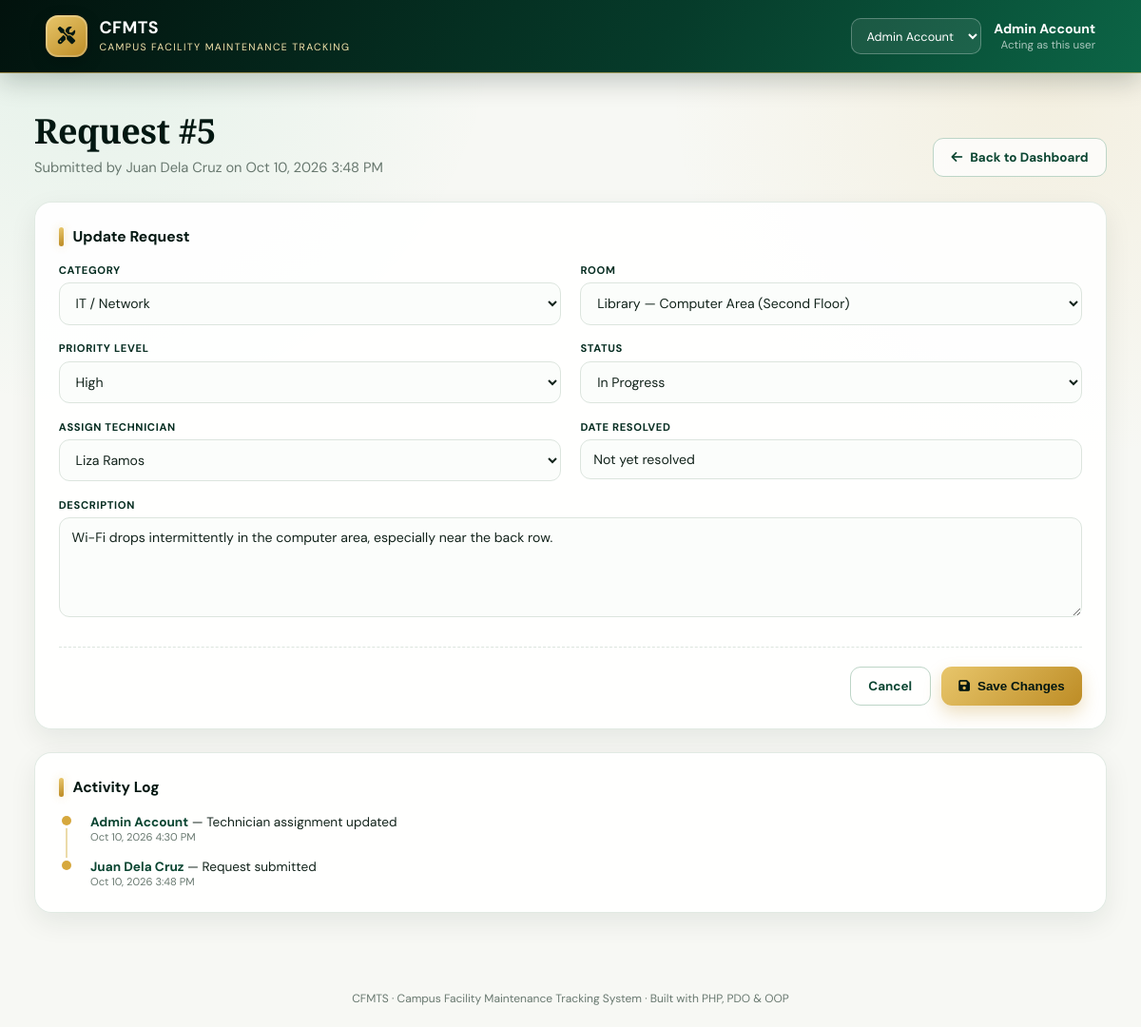
/edit.php?id=5, run on the app's committed database.
### tables this page shows
CREATE TABLE users (
  user_id    INT AUTO_INCREMENT NOT NULL,
  full_name  VARCHAR(100) NOT NULL,
  email      VARCHAR(120) NOT NULL,
  role_id    INT NOT NULL,
  created_at TIMESTAMP NOT NULL DEFAULT CURRENT_TIMESTAMP,
  PRIMARY KEY (user_id),
  UNIQUE KEY uq_users_email (email),
  KEY idx_users_role (role_id),
  CONSTRAINT fk_users_role FOREIGN KEY (role_id)
    REFERENCES roles (role_id) ON UPDATE CASCADE ON DELETE RESTRICT
);

CREATE TABLE maintenance_requests (
  request_id     INT AUTO_INCREMENT NOT NULL,
  requester_id   INT NOT NULL,
  room_id        INT NOT NULL,
  category_id    INT NOT NULL,
  description    TEXT NOT NULL,
  priority_level ENUM('Low','Medium','High','Urgent') NOT NULL DEFAULT 'Medium',
  status         ENUM('Pending','In Progress','Completed','Cancelled') NOT NULL DEFAULT 'Pending',
  date_submitted DATETIME NOT NULL DEFAULT CURRENT_TIMESTAMP,
  date_resolved  DATETIME NULL DEFAULT NULL,
  PRIMARY KEY (request_id),
  KEY idx_mr_requester (requester_id),
  KEY idx_mr_room (room_id),
  KEY idx_mr_category (category_id),
  KEY idx_mr_status (status),
  CONSTRAINT fk_mr_requester FOREIGN KEY (requester_id)
    REFERENCES users (user_id) ON UPDATE CASCADE ON DELETE RESTRICT,
  CONSTRAINT fk_mr_room FOREIGN KEY (room_id)
    REFERENCES rooms (room_id) ON UPDATE CASCADE ON DELETE RESTRICT,
  CONSTRAINT fk_mr_category FOREIGN KEY (category_id)
    REFERENCES categories (category_id) ON UPDATE CASCADE ON DELETE RESTRICT
);

CREATE TABLE rooms (
  room_id     INT AUTO_INCREMENT NOT NULL,
  building_id INT NOT NULL,
  room_number VARCHAR(30) NOT NULL,
  floor_level VARCHAR(30) NOT NULL,
  PRIMARY KEY (room_id),
  KEY idx_rooms_building (building_id),
  CONSTRAINT fk_rooms_building FOREIGN KEY (building_id)
    REFERENCES buildings (building_id) ON UPDATE CASCADE ON DELETE RESTRICT
);

CREATE TABLE buildings (
  building_id   INT AUTO_INCREMENT NOT NULL,
  building_name VARCHAR(100) NOT NULL,
  PRIMARY KEY (building_id),
  UNIQUE KEY uq_buildings_name (building_name)
);

CREATE TABLE request_assignments (
  assignment_id INT AUTO_INCREMENT NOT NULL,
  request_id    INT NOT NULL,
  technician_id INT NOT NULL,
  assigned_date DATETIME NOT NULL DEFAULT CURRENT_TIMESTAMP,
  PRIMARY KEY (assignment_id),
  KEY idx_ra_request (request_id),
  KEY idx_ra_technician (technician_id),
  CONSTRAINT fk_ra_request FOREIGN KEY (request_id)
    REFERENCES maintenance_requests (request_id) ON UPDATE CASCADE ON DELETE CASCADE,
  CONSTRAINT fk_ra_technician FOREIGN KEY (technician_id)
    REFERENCES users (user_id) ON UPDATE CASCADE ON DELETE RESTRICT
);

CREATE TABLE activity_logs (
  log_id        INT AUTO_INCREMENT NOT NULL,
  request_id    INT NOT NULL,
  user_id       INT NULL,
  action_taken  VARCHAR(255) NOT NULL,
  `timestamp`   DATETIME NOT NULL DEFAULT CURRENT_TIMESTAMP,
  PRIMARY KEY (log_id),
  KEY idx_al_request (request_id),
  KEY idx_al_user (user_id),
  CONSTRAINT fk_al_request FOREIGN KEY (request_id)
    REFERENCES maintenance_requests (request_id) ON UPDATE CASCADE ON DELETE CASCADE,
  CONSTRAINT fk_al_user FOREIGN KEY (user_id)
    REFERENCES users (user_id) ON UPDATE CASCADE ON DELETE SET NULL
);

### includes/functions.php (called while the page is built, shortened)
<?php
function e(?string $value): string
{
    return htmlspecialchars($value ?? '', ENT_QUOTES, 'UTF-8');
}
function format_dt(?string $datetime): string
{
    $ts = strtotime($datetime);
    return $ts ? date('M d, Y g:i A', $ts) : e($datetime);
}

### includes/bootstrap.php (called while the page is built, shortened)
<?php
require_once __DIR__ . '/../classes/MaintenanceRequest.php';
require_once __DIR__ . '/../classes/LookupData.php';
require_once __DIR__ . '/functions.php';
$pdo = Database::getInstance()->getConnection();
$lookup = new LookupData($pdo);
$allUsers = $lookup->getUsers();
foreach ($allUsers as $u) {
    if ((int) $u['user_id'] === (int) ($_SESSION['current_user_id'] ?? 0)) {
        $currentUser = $u;
        break;
    }
}

### classes/LookupData.php (called while the page is built, shortened)
<?php
class LookupData
{
    private PDO $conn;
    public function __construct(PDO $conn)
    {
        $this->conn = $conn;
    }
    public function getRooms(?int $buildingId = null): array
    {
        return $this->conn->query(
            "SELECT r.*, b.building_name
               FROM rooms r
               JOIN buildings b ON r.building_id = b.building_id
              ORDER BY b.building_name, r.room_number"
        )->fetchAll();
    }
    public function getCategories(): array
    {
        return $this->conn->query("SELECT * FROM categories ORDER BY category_name")->fetchAll();
    }
    public function getUsers(?int $roleId = null): array
    {
        if ($roleId) {
            $stmt = $this->conn->prepare(
                "SELECT * FROM users WHERE role_id = :rid ORDER BY full_name"
            );
            $stmt->execute([':rid' => $roleId]);
            return $stmt->fetchAll();
        }
        return $this->conn->query("SELECT * FROM users ORDER BY full_name")->fetchAll();
    }
    public function getRoleIdByName(string $roleName): ?int
    {
        $stmt = $this->conn->prepare("SELECT role_id FROM roles WHERE role_name = :name LIMIT 1");
        $stmt->execute([':name' => $roleName]);
        $row = $stmt->fetch();
        return $row ? (int) $row['role_id'] : null;
    }
}

### classes/MaintenanceRequest.php (called while the page is built, shortened)
<?php
class MaintenanceRequest
{
    private PDO $conn;
    private string $table = 'maintenance_requests';
    public function __construct(PDO $conn)
    {
        $this->conn = $conn;
    }
    public function getById(int $id): ?array
    {
        $sql = "SELECT mr.*,
                       u.full_name AS requester_name,
                       r.room_number, r.floor_level,
                       b.building_id, b.building_name,
                       c.category_id, c.category_name
                FROM {$this->table} mr
                LEFT JOIN users u      ON mr.requester_id = u.user_id
                LEFT JOIN rooms r      ON mr.room_id = r.room_id
                LEFT JOIN buildings b  ON r.building_id = b.building_id
                LEFT JOIN categories c ON mr.category_id = c.category_id
                WHERE mr.request_id = :id";
        $stmt = $this->conn->prepare($sql);
        $stmt->execute([':id' => $id]);
        $row = $stmt->fetch();
        return $row ?: null;
    }
    public function getAssignedTechnicianId(int $requestId): ?int
    {
        $stmt = $this->conn->prepare(
            "SELECT technician_id FROM request_assignments WHERE request_id = :rid ORDER BY assignment_id DESC LIMIT 1"
        );
        $stmt->execute([':rid' => $requestId]);
        $row = $stmt->fetch();
        return $row ? (int) $row['technician_id'] : null;
    }
    public function getActivityLogs(int $requestId): array
    {
        $stmt = $this->conn->prepare(
            "SELECT al.*, u.full_name
               FROM activity_logs al
               LEFT JOIN users u ON al.user_id = u.user_id
              WHERE al.request_id = :rid
              ORDER BY al.log_id DESC"
        );
        $stmt->execute([':rid' => $requestId]);
        return $stmt->fetchAll();
    }
}

### edit.php (the view, shortened to what this page needs)
<?php
require_once __DIR__ . '/includes/bootstrap.php';
$mrModel = new MaintenanceRequest($pdo);
$id = (int) ($_GET['id'] ?? 0);
$request = $mrModel->getById($id);
$rooms       = $lookup->getRooms();
$categories  = $lookup->getCategories();
$techRoleId  = $lookup->getRoleIdByName('Technician');
$technicians = $lookup->getUsers($techRoleId);
$assignedTechId = $mrModel->getAssignedTechnicianId($id);
$logs = $mrModel->getActivityLogs($id);
require_once __DIR__ . '/includes/header.php';
?>
<div class="page-header">
  <div>
    <h1>Request #<?= (int)$request['request_id'] ?></h1>
    <p>Submitted by <?= e($request['requester_name'] ?? 'Unknown') ?> on <?= format_dt($request['date_submitted']) ?></p>
  </div>
  <a href="index.php" class="btn btn-outline"><i class="fa-solid fa-arrow-left"></i> Back to Dashboard</a>
</div>
<div class="panel">
  <div class="panel-title"><span class="bar"></span> Update Request</div>
  <form method="post" action="actions/save_request.php">
    <div class="form-grid">
      <div class="field">
        <label>Category</label>
        <select name="category_id" required>
          <?php foreach ($categories as $c): ?>
            <option value="<?= (int)$c['category_id'] ?>" <?= (int)$c['category_id'] === (int)$request['category_id'] ? 'selected' : '' ?>>
              <?= e($c['category_name']) ?>
            </option>
          <?php endforeach; ?>
        </select>
      </div>
      <div class="field">
        <label>Room</label>
        <select name="room_id" required>
          <?php foreach ($rooms as $r): ?>
            <option value="<?= (int)$r['room_id'] ?>" <?= (int)$r['room_id'] === (int)$request['room_id'] ? 'selected' : '' ?>>
              <?= e($r['building_name'] . ' — ' . $r['room_number'] . ' (' . $r['floor_level'] . ')') ?>
            </option>
          <?php endforeach; ?>
        </select>
      </div>
      <div class="field">
        <label>Priority Level</label>
        <select name="priority_level" required>
          <?php foreach (['Low','Medium','High','Urgent'] as $p): ?>
            <option value="<?= $p ?>" <?= $request['priority_level'] === $p ? 'selected' : '' ?>><?= $p ?></option>
          <?php endforeach; ?>
        </select>
      </div>
      <div class="field">
        <label>Status</label>
        <select name="status" required>
          <?php foreach (['Pending','In Progress','Completed','Cancelled'] as $s): ?>
            <option value="<?= $s ?>" <?= $request['status'] === $s ? 'selected' : '' ?>><?= $s ?></option>
          <?php endforeach; ?>
        </select>
      </div>
      <div class="field">
        <label>Assign Technician</label>
        <select name="technician_id">
          <?php foreach ($technicians as $t): ?>
            <option value="<?= (int)$t['user_id'] ?>" <?= (int)$t['user_id'] === (int)$assignedTechId ? 'selected' : '' ?>>
              <?= e($t['full_name']) ?>
            </option>
          <?php endforeach; ?>
        </select>
      </div>
      <div class="field">
        <label>Date Resolved</label>
        <input type="text" value="<?= $request['date_resolved'] ? format_dt($request['date_resolved']) : 'Not yet resolved' ?>" disabled>
      </div>
      <div class="field full">
        <label>Description</label>
        <textarea name="description" required><?= e($request['description']) ?></textarea>
      </div>
    </div>
    <div class="form-actions">
      <a href="index.php" class="btn btn-outline">Cancel</a>
      <button type="submit" class="btn btn-gold"><i class="fa-solid fa-floppy-disk"></i> Save Changes</button>
    </div>
  </form>
</div>
<div class="panel">
  <div class="panel-title"><span class="bar"></span> Activity Log</div>
  <?php if (empty($logs)): ?>
    <p style="color:var(--muted); font-size:0.88rem;">No activity recorded yet.</p>
  <?php else: ?>
    <ul class="activity-list">
      <?php foreach ($logs as $log): ?>
        <li>
          <div class="action"><span class="actor"><?= e($log['full_name'] ?? 'System') ?></span> — <?= e($log['action_taken']) ?></div>
          <div class="time"><?= format_dt($log['timestamp']) ?></div>
        </li>
      <?php endforeach; ?>
    </ul>
  <?php endif; ?>
</div>
<?php require_once __DIR__ . '/includes/footer.php'; ?>

### includes/header.php (shortened to what this page needs)
<!DOCTYPE html>
<html lang="en">
<head>
<link rel="stylesheet" href="https://cdnjs.cloudflare.com/ajax/libs/font-awesome/6.5.1/css/all.min.css">
<link rel="stylesheet" href="<?= APP_BASE_URL ?>/assets/css/style.css">
</head>
<body>
<div class="app-shell">
  <header class="topbar">
    <div class="brand">
      <div class="brand-mark"><i class="fa-solid fa-screwdriver-wrench"></i></div>
      <div class="brand-text">
        <div class="title">CFMTS</div>
        <div class="subtitle">Campus Facility Maintenance Tracking</div>
      </div>
    </div>
    <div class="topbar-right">
      <form method="post" action="<?= e($_SERVER['REQUEST_URI'] ?? 'index.php') ?>" id="personaForm" style="margin:0;">
        <select name="switch_user_id" onchange="document.getElementById('personaForm').submit()"
                style="background:rgba(255,255,255,0.08); color:#fff; border:1px solid rgba(255,255,255,0.25); border-radius:8px; padding:0.4rem 0.6rem; font-size:0.8rem;">
          <?php foreach ($allUsers as $u): ?>
            <option value="<?= (int)$u['user_id'] ?>" <?= (isset($currentUser) && (int)$currentUser['user_id'] === (int)$u['user_id']) ? 'selected' : '' ?>>
              <?= e($u['full_name']) ?>
            </option>
          <?php endforeach; ?>
        </select>
      </form>
      <div class="persona">
        <strong><?= e($currentUser['full_name'] ?? 'Guest') ?></strong>
        <span>Acting as this user</span>
      </div>
    </div>
  </header>
  <div class="main-content">

### data on the page
users: full_name "Admin Account"
maintenance_requests: request_id "5", requester.full_name "Juan Dela Cruz", date_submitted "Oct 10, 2026 3:48 PM", room_id "Library — Computer Area (Second Floor)", priority_level "High", status "In Progress", date_resolved "Not yet resolved", description "Wi-Fi drops intermittently in the computer area, especially near the back row."
request_assignments: technician_id "Liza Ramos"
activity_logs: user.full_name "Admin Account", action_taken "Technician assignment updated", timestamp "Oct 10, 2026 4:30 PM"
activity_logs: user.full_name "Juan Dela Cruz", action_taken "Request submitted", timestamp "Oct 10, 2026 3:48 PM"

### other printed values
form field switch_user_id "Admin Account"
form field category_id "IT / Network"
